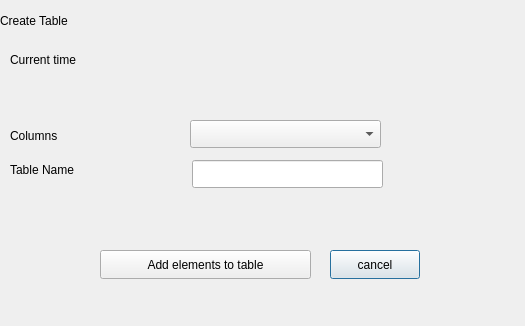
<?xml version="1.0" encoding="UTF-8"?>
<ui version="4.0">
 <class>Create_Table_Dialog</class>
 <widget class="QDialog" name="Create_Table_Dialog">
  <property name="geometry">
   <rect>
    <x>0</x>
    <y>0</y>
    <width>525</width>
    <height>326</height>
   </rect>
  </property>
  <property name="windowTitle">
   <string>Dialog</string>
  </property>
  <widget class="QLabel" name="label">
   <property name="geometry">
    <rect>
     <x>0</x>
     <y>0</y>
     <width>211</width>
     <height>41</height>
    </rect>
   </property>
   <property name="styleSheet">
    <string notr="true">font: italic 20pt &quot;Segoe UI&quot;;
color: rgb(0, 0, 0);</string>
   </property>
   <property name="text">
    <string>Create Table</string>
   </property>
  </widget>
  <widget class="QLabel" name="label_2">
   <property name="geometry">
    <rect>
     <x>10</x>
     <y>120</y>
     <width>171</width>
     <height>31</height>
    </rect>
   </property>
   <property name="styleSheet">
    <string notr="true">font: 16pt &quot;Segoe UI&quot;;
color: rgb(0, 0, 0);</string>
   </property>
   <property name="text">
    <string>Columns</string>
   </property>
  </widget>
  <widget class="QLabel" name="label_3">
   <property name="geometry">
    <rect>
     <x>10</x>
     <y>160</y>
     <width>171</width>
     <height>20</height>
    </rect>
   </property>
   <property name="styleSheet">
    <string notr="true">color: rgb(0, 0, 0);
font: 16pt &quot;Segoe UI&quot;;</string>
   </property>
   <property name="text">
    <string>Table Name</string>
   </property>
  </widget>
  <widget class="QLineEdit" name="lineEdit_create_table_dialog">
   <property name="geometry">
    <rect>
     <x>192</x>
     <y>160</y>
     <width>191</width>
     <height>28</height>
    </rect>
   </property>
  </widget>
  <widget class="QPushButton" name="pushButton_cancel_create_table_input">
   <property name="geometry">
    <rect>
     <x>330</x>
     <y>250</y>
     <width>90</width>
     <height>29</height>
    </rect>
   </property>
   <property name="text">
    <string>cancel</string>
   </property>
  </widget>
  <widget class="QPushButton" name="pushButton_add_elements_to_table">
   <property name="geometry">
    <rect>
     <x>100</x>
     <y>250</y>
     <width>211</width>
     <height>29</height>
    </rect>
   </property>
   <property name="text">
    <string>Add elements to table</string>
   </property>
  </widget>
  <widget class="QWidget" name="verticalLayoutWidget">
   <property name="geometry">
    <rect>
     <x>450</x>
     <y>10</y>
     <width>71</width>
     <height>31</height>
    </rect>
   </property>
   <layout class="QVBoxLayout" name="verticalLayout_admin_menuebar"/>
  </widget>
  <widget class="QLabel" name="label_time">
   <property name="geometry">
    <rect>
     <x>130</x>
     <y>40</y>
     <width>161</width>
     <height>31</height>
    </rect>
   </property>
   <property name="text">
    <string/>
   </property>
  </widget>
  <widget class="QLabel" name="label_4">
   <property name="geometry">
    <rect>
     <x>10</x>
     <y>50</y>
     <width>91</width>
     <height>20</height>
    </rect>
   </property>
   <property name="text">
    <string>Current time</string>
   </property>
  </widget>
  <widget class="QComboBox" name="comboBox_create_table_dia_columns">
   <property name="geometry">
    <rect>
     <x>190</x>
     <y>120</y>
     <width>191</width>
     <height>28</height>
    </rect>
   </property>
  </widget>
 </widget>
 <resources/>
 <connections/>
</ui>
